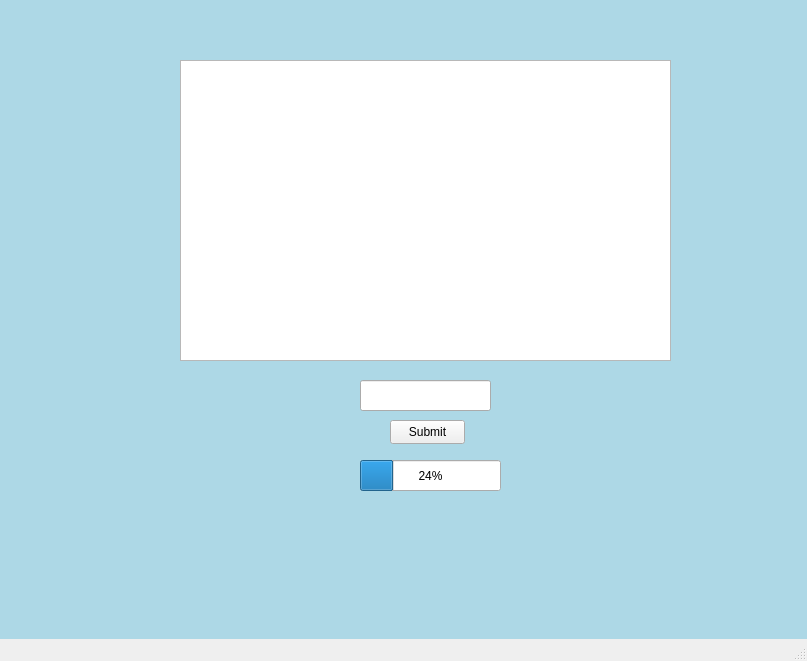
<?xml version="1.0" encoding="UTF-8"?>
<ui version="4.0">
 <class>MainWindow</class>
 <widget class="QMainWindow" name="MainWindow">
  <property name="geometry">
   <rect>
    <x>0</x>
    <y>0</y>
    <width>807</width>
    <height>661</height>
   </rect>
  </property>
  <property name="windowTitle">
   <string>MainWindow</string>
  </property>
  <widget class="QWidget" name="centralwidget">
   <widget class="QStackedWidget" name="stackedWidget">
    <property name="geometry">
     <rect>
      <x>0</x>
      <y>0</y>
      <width>811</width>
      <height>701</height>
     </rect>
    </property>
    <property name="autoFillBackground">
     <bool>false</bool>
    </property>
    <property name="styleSheet">
     <string notr="true">    QStackedWidget {
        background-color: lightblue; /* Replace 'lightblue' with your desired color */
    }</string>
    </property>
    <property name="currentIndex">
     <number>2</number>
    </property>
    <widget class="QWidget" name="startScreen">
     <widget class="QLabel" name="label">
      <property name="geometry">
       <rect>
        <x>270</x>
        <y>80</y>
        <width>251</width>
        <height>71</height>
       </rect>
      </property>
      <property name="font">
       <font>
        <family>Arial Black</family>
        <pointsize>-1</pointsize>
        <bold>true</bold>
       </font>
      </property>
      <property name="styleSheet">
       <string notr="true">QLabel {
    color: #6A0DAD; /* Purple */
    font-size: 32px;
    font-weight: bold;
    font-family: &quot;Arial Black&quot;;
    background-color: transparent;
    padding: 10px;
    border: 2px solid #BA55D3; /* Orchid border */
    border-radius: 10px;
}
</string>
      </property>
      <property name="text">
       <string>Crack N Clash</string>
      </property>
      <property name="alignment">
       <set>Qt::AlignmentFlag::AlignCenter</set>
      </property>
     </widget>
     <widget class="QWidget" name="verticalLayoutWidget">
      <property name="geometry">
       <rect>
        <x>240</x>
        <y>190</y>
        <width>311</width>
        <height>281</height>
       </rect>
      </property>
      <layout class="QVBoxLayout" name="verticalLayout">
       <item>
        <widget class="QPushButton" name="startButton">
         <property name="styleSheet">
          <string notr="true">QPushButton {
    background-color: #ff6f61;
    color: #fff5e1;
}
</string>
         </property>
         <property name="text">
          <string>Start</string>
         </property>
        </widget>
       </item>
       <item>
        <widget class="QPushButton" name="exitButton">
         <property name="styleSheet">
          <string notr="true">QPushButton {
    background-color: #ff6f61;
    color: #fff5e1;
}
</string>
         </property>
         <property name="text">
          <string>Exit</string>
         </property>
        </widget>
       </item>
      </layout>
     </widget>
    </widget>
    <widget class="QWidget" name="difficultyScreen">
     <widget class="QLabel" name="label_2">
      <property name="geometry">
       <rect>
        <x>260</x>
        <y>90</y>
        <width>281</width>
        <height>71</height>
       </rect>
      </property>
      <property name="font">
       <font>
        <family>Arial Black</family>
        <pointsize>-1</pointsize>
        <bold>true</bold>
       </font>
      </property>
      <property name="styleSheet">
       <string notr="true">QLabel {
    color: #0077b6;
    font-size: 32px;
    font-weight: bold;
    font-family: &quot;Arial Black&quot;;
    background-color: transparent;
    padding: 10px;
    border: 2px solid #00b4d8;
    border-radius: 10px;
}
</string>
      </property>
      <property name="text">
       <string>Select Difficulty</string>
      </property>
      <property name="alignment">
       <set>Qt::AlignmentFlag::AlignCenter</set>
      </property>
     </widget>
     <widget class="QWidget" name="verticalLayoutWidget_2">
      <property name="geometry">
       <rect>
        <x>310</x>
        <y>190</y>
        <width>181</width>
        <height>281</height>
       </rect>
      </property>
      <layout class="QVBoxLayout" name="verticalLayout_2">
       <item>
        <widget class="QPushButton" name="easyButton">
         <property name="styleSheet">
          <string notr="true">QPushButton {
    background-color: #ff6f61;
    color: #fff5e1;
}
</string>
         </property>
         <property name="text">
          <string>Easy</string>
         </property>
        </widget>
       </item>
       <item>
        <widget class="QPushButton" name="mediumButton">
         <property name="styleSheet">
          <string notr="true">QPushButton {
    background-color: #ff6f61;
    color: #fff5e1;
}
</string>
         </property>
         <property name="text">
          <string>Medium</string>
         </property>
        </widget>
       </item>
       <item>
        <widget class="QPushButton" name="hardButton">
         <property name="styleSheet">
          <string notr="true">QPushButton {
    background-color: #ff6f61;
    color: #fff5e1;
}
</string>
         </property>
         <property name="text">
          <string>Hard</string>
         </property>
        </widget>
       </item>
      </layout>
     </widget>
    </widget>
    <widget class="QWidget" name="gameScreen">
     <widget class="QTextEdit" name="outputTextEdit">
      <property name="geometry">
       <rect>
        <x>180</x>
        <y>60</y>
        <width>491</width>
        <height>301</height>
       </rect>
      </property>
     </widget>
     <widget class="QProgressBar" name="timeBar">
      <property name="geometry">
       <rect>
        <x>360</x>
        <y>460</y>
        <width>141</width>
        <height>31</height>
       </rect>
      </property>
      <property name="value">
       <number>24</number>
      </property>
     </widget>
     <widget class="QLineEdit" name="inputLineEdit">
      <property name="geometry">
       <rect>
        <x>360</x>
        <y>380</y>
        <width>131</width>
        <height>31</height>
       </rect>
      </property>
     </widget>
     <widget class="QPushButton" name="submitButton">
      <property name="geometry">
       <rect>
        <x>390</x>
        <y>420</y>
        <width>75</width>
        <height>24</height>
       </rect>
      </property>
      <property name="text">
       <string>Submit</string>
      </property>
     </widget>
    </widget>
   </widget>
  </widget>
  <widget class="QMenuBar" name="menubar">
   <property name="geometry">
    <rect>
     <x>0</x>
     <y>0</y>
     <width>807</width>
     <height>22</height>
    </rect>
   </property>
  </widget>
  <widget class="QStatusBar" name="statusbar"/>
 </widget>
 <resources/>
 <connections/>
</ui>
